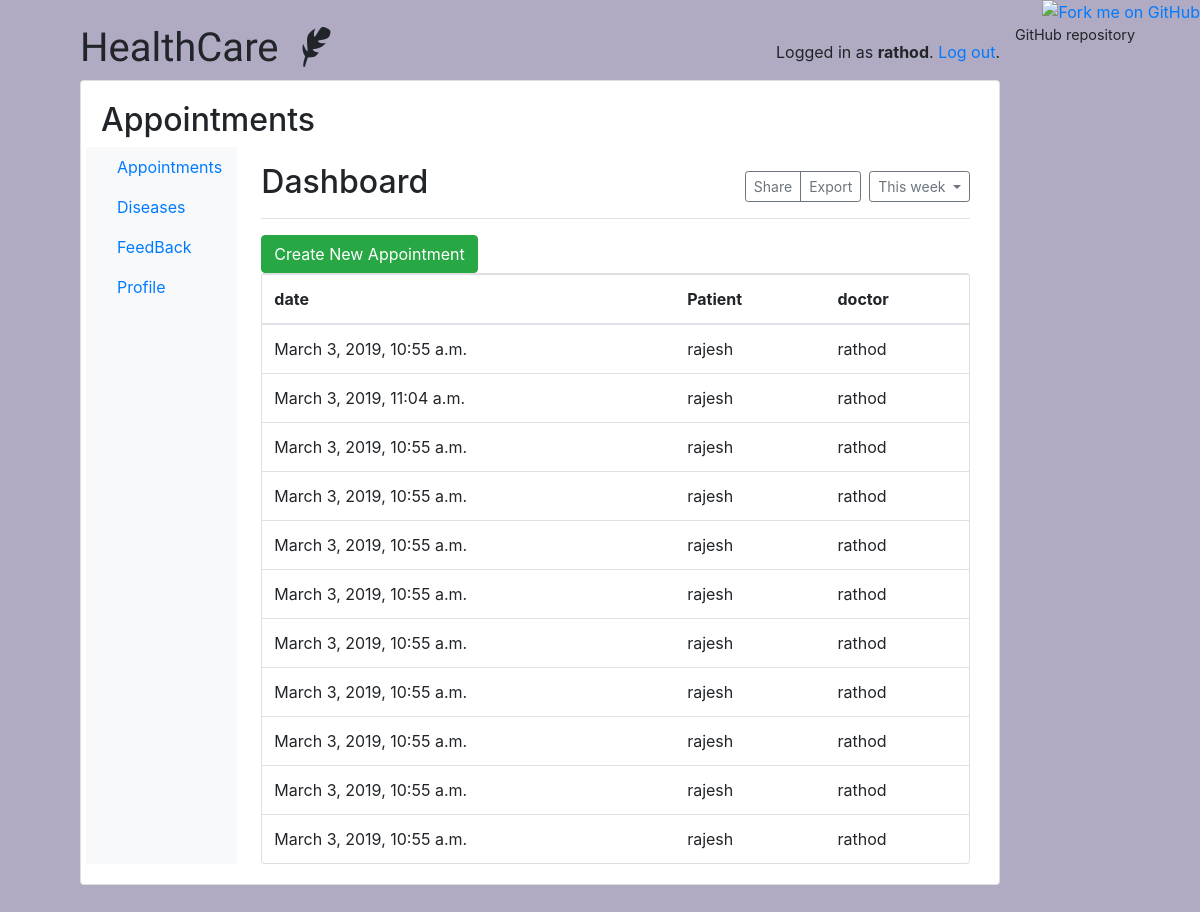
The app's page /doctors/ (signed in) with its own data.
### classroom/models.py (models this page shows, shortened)
class User(AbstractUser):
    is_student = models.BooleanField(default=False)
    is_teacher = models.BooleanField(default=False)

class Appointment(models.Model):
    created = models.DateTimeField(auto_now_add=True)
    date = models.DateTimeField()
    doctor = models.ForeignKey(
        'User',
        on_delete=models.CASCADE,related_name="apppat",
    )
    patient = models.ForeignKey(
        'User',
        on_delete=models.CASCADE,related_name="appdoc",
    )
    class Meta:
        ordering = ('-created',)

### classroom/views/teachers.py (the view)
# urls.py: path('', students.AppointmentListView.as_view(), name='appointment_list'),
@method_decorator([login_required, teacher_required], name='dispatch')
class AppointmentListView(ListView):
    model=Appointment
    template_name='classroom/teachers/appointment_list.html'
    context_object_name = 'apps'
    def get_queryset(self):
        return Appointment.objects.filter(doctor=self.request.user)

### classroom/templates/classroom/teachers/appointment_list.html
{% extends 'classroom/teachers/teachers_home.html' %}
{%block content1%}<a type="button" href="{% url 'teachers:appointment_create'%}" class="btn btn-success">Create New Appointment</a>
<div class="card">
  <table class="table mb-0">
    <thead>
      <tr>
        <th>date</th>
        <th>Patient</th>
        <th>doctor</th>
      </tr>
    </thead>
    <tbody>
      {% for app in apps %}
        <tr>
          <td class="align-middle">{{ app.date }}</td>
          <td class="align-middle">{{ app.patient }}</td>
          <td class="align-middle">{{ app.doctor }}</td>
        </tr>
      {% empty %}
        <tr>
          <td class="bg-light text-center font-italic" colspan="4">No quiz matching your interests right now.</td>
        </tr>
      {% endfor %}
    </tbody>
  </table>
</div>
{%endblock%}

### templates/base.html (shortened to what this page needs)
{% load static %}<!doctype html>
<html lang="en">
  <head>
    <link rel="stylesheet" href="https://maxcdn.bootstrapcdn.com/bootstrap/4.0.0/css/bootstrap.min.css">
    <link rel="stylesheet" type="text/css" href="{% static 'vendor/fontello-2f186091/css/fontello.css' %}">
    <link rel="stylesheet" type="text/css" href="{% static 'css/app.css' %}">
    {% if user.is_authenticated and user.is_teacher %}
      <link rel="stylesheet" type="text/css" href="{% static 'css/teachers.css' %}">
    {% else %}
      <link rel="stylesheet" type="text/css" href="{% static 'css/students.css' %}">
    {% endif %}
  </head>
  <body>
    <a href="https://github.com/sibtc/django-multiple-user-types-example"><img style="position: absolute; top: 0; right: 0; border: 0;" src="https://camo.githubusercontent.com/38ef81f8aca64bb9a64448d0d70f1308ef5341ab/68747470733a2f2f73332e616d617a6f6e6177732e636f6d2f6769746875622f726962626f6e732f666f726b6d655f72696768745f6461726b626c75655f3132313632312e706e67" alt="Fork me on GitHub" data-canonical-src="https://s3.amazonaws.com/github/ribbons/forkme_right_darkblue_121621.png"></a>
    <div class="container my-4">
      <div class="row justify-content-center">
        <div class="col-md-10 col-sm-12">
          <div class="row">
            <div class="col-6">
              <h1 class="logo">
                <a href="{% url 'home' %}">
                HealthCare
                  {% if user.is_authenticated %}
                    {% if user.is_teacher %}
                      <span class="icon-feather" data-toggle="tooltip" data-placement="right" title="Teacher profile"></span>
                    {% else %}
                      <span class="icon-graduation-cap" data-toggle="tooltip" data-placement="right" title="Student profile"></span>
                    {% endif %}
                  {% endif %}
                </a>
              </h1>
            </div>
            <div class="col-6 text-right">
              {% if user.is_authenticated %}
                <p class="pt-3">Logged in as <strong>{{ user.username }}</strong>. <a href="{% url 'logout' %}">Log out</a>.</p>
              {% else %}
                <a href="{% url 'login' %}" class="btn btn-light" role="button">Log in</a>
                <a href="{% url 'signup' %}" class="btn btn-primary" role="button">Sign up</a>
              {% endif %}
            </div>
          </div>
          <div class="card mb-3">
            <div class="card-body">
              {% block content %}
              {% endblock %}
            </div>
          </div>
          <footer>
            <a href="https://github.com/sibtc/django-multiple-user-types-example">GitHub repository</a>
          </footer>
        </div>
      </div>
  </body>
</html>

### static/css/app.css (style rules this page uses)
.logo { font-family: 'Clicker Script', cursive; }
.logo a { color: #212529; text-decoration: none; }
footer { font-size: .9rem; }
footer a { color: #212529; }

### static/css/teachers.css (style rules this page uses)
body { background-color: #b0aac2; }

### records on screen
User: username "rathod"
Appointment: date "March 3, 2019, 10:55 a.m.", patient "rajesh", doctor "rathod"
Appointment: date "March 3, 2019, 11:04 a.m.", patient "rajesh", doctor "rathod"
Appointment: date "March 3, 2019, 10:55 a.m.", patient "rajesh", doctor "rathod"
Appointment: date "March 3, 2019, 10:55 a.m.", patient "rajesh", doctor "rathod"
Appointment: date "March 3, 2019, 10:55 a.m.", patient "rajesh", doctor "rathod"
Appointment: date "March 3, 2019, 10:55 a.m.", patient "rajesh", doctor "rathod"
Appointment: date "March 3, 2019, 10:55 a.m.", patient "rajesh", doctor "rathod"
Appointment: date "March 3, 2019, 10:55 a.m.", patient "rajesh", doctor "rathod"
Appointment: date "March 3, 2019, 10:55 a.m.", patient "rajesh", doctor "rathod"
Appointment: date "March 3, 2019, 10:55 a.m.", patient "rajesh", doctor "rathod"
Appointment: date "March 3, 2019, 10:55 a.m.", patient "rajesh", doctor "rathod"
